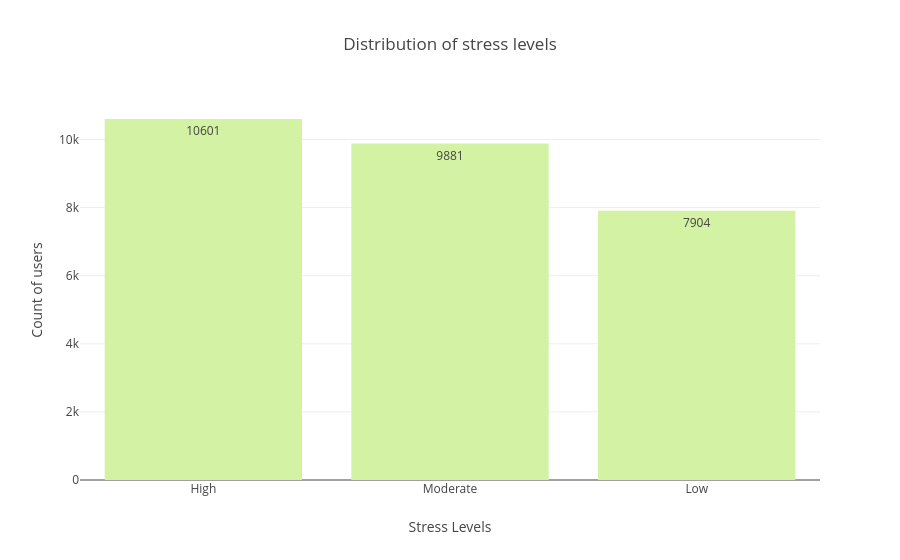

Source (notebook cell):
### Markdown cell above
Q4 What stress level are most common

### Code cell
fig=px.histogram(df,x="stress_group",text_auto='True',color_discrete_sequence=px.colors.sequential.Emrld,title='Distribution of stress levels').update_xaxes(categoryorder='max descending')
fig.update_layout(

    xaxis_title="Stress Levels",
    yaxis_title="Count of users",
    )

### Figure 1 — Plotly figure (JSON) as saved in the notebook; plotly's stock layout.template omitted (floating-point values rounded to 4 significant figures; data arrays with more than 128 entries replaced by an {"elided": "..."} marker saying what was removed)
{"data": [{"bingroup": "x", "hovertemplate": "stress_group=%{x}<br>count=%{y}<extra></extra>", "legendgroup": "", "marker": {"color": "rgb(211, 242, 163)", "pattern": {"shape": ""}}, "name": "", "orientation": "v", "showlegend": false, "texttemplate": "%{value:True}", "type": "histogram", "x": {"elided": "28386 str values"}, "xaxis": "x", "yaxis": "y"}], "layout": {"barmode": "relative", "legend": {"tracegroupgap": 0}, "title": {"text": "Distribution of stress levels"}, "xaxis": {"anchor": "y", "categoryorder": "max descending", "domain": [0, 1], "title": {"text": "Stress Levels"}}, "yaxis": {"anchor": "x", "domain": [0, 1], "title": {"text": "Count of users"}}}}
